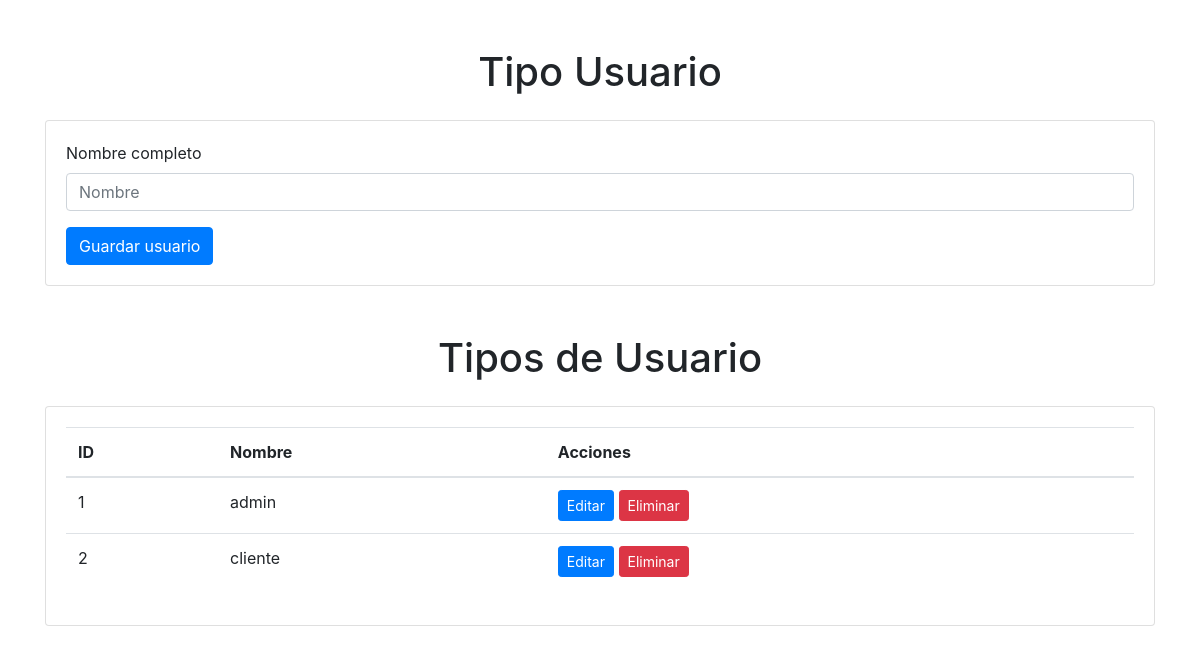
The page /administrar/mantenedorTipoUsuario/ on the database as committed earlier.
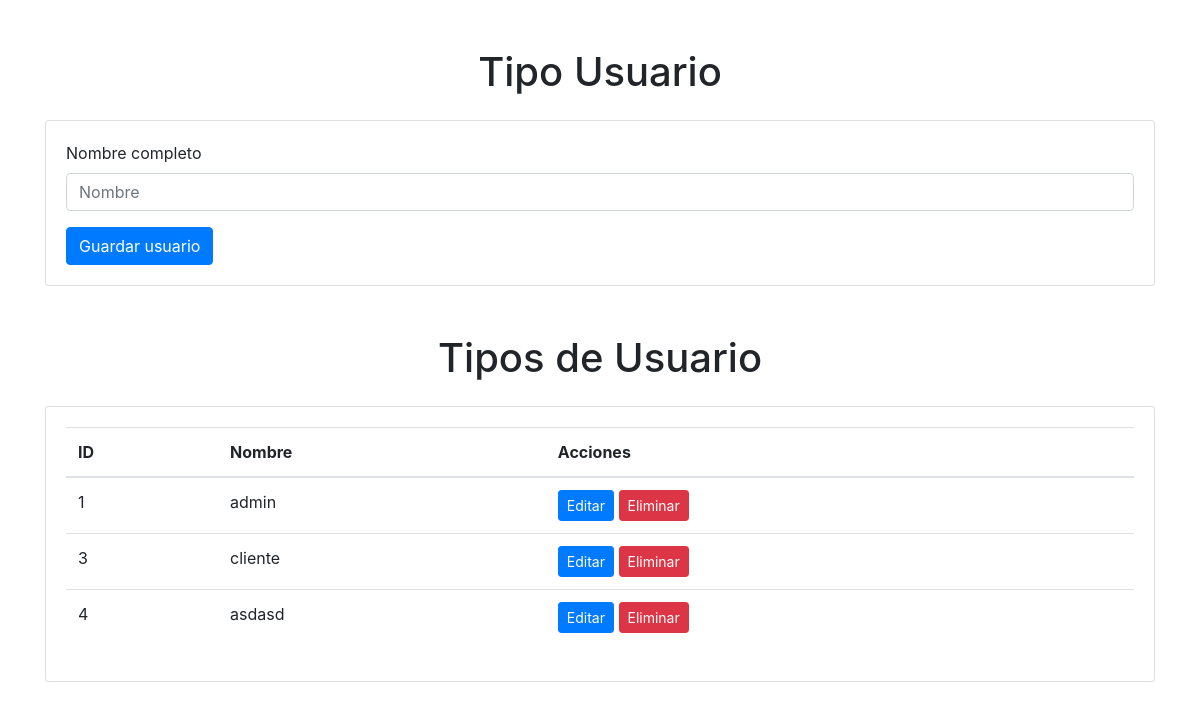
The same page on the database as committed later.
### aplicacion/models.py (models this page shows, shortened)
class TipoUsuario(models.Model):
    IdTipoUsuario = models.AutoField(primary_key=True)
    nombre = models.CharField(max_length=255)

### aplicacion/views.py (the view)
# urls.py: path('administrar/mantenedorTipoUsuario/', views.mantenedorTipoUsuario, name='mantenedorTipoUsuario'),
def mantenedorTipoUsuario(request):
    tipos_usuarios = TipoUsuario.objects.all()  # Obtiene todos los objetos de TipoUsuario
    return render(request, 'aplicacion/tipousuario.html', {'tipos_usuarios': tipos_usuarios})

### aplicacion/templates/aplicacion/tipousuario.html (shortened to what this page needs)
{% load static %}
<!DOCTYPE html>
<html lang="es">
<head>
    <link rel="stylesheet" href="{% static 'css/style.css' %}">
    <link rel="stylesheet" href="https://stackpath.bootstrapcdn.com/bootstrap/4.5.2/css/bootstrap.min.css">
</head>
<body>
    <div class="container mt-5">
        <h1 class="text-center">Tipo Usuario</h1>
        <div class="card mt-4">
            <div class="card-body">
                <form>
                    <div class="form-group">
                        <label for="nombre">Nombre completo</label>
                        <input type="text" class="form-control" id="nombre" placeholder="Nombre">
                    </div>
                    <button type="button" class="btn btn-primary" onclick="agregarTipoUsuario();">Guardar usuario</button>
                </form>
            </div>
        </div>
    </div>
<div class="container mt-5">
    <h1 class="text-center">Tipos de Usuario</h1>
    <div class="card mt-4">
        <div class="card-body">
            <table class="table">
                <thead>
                    <tr>
                        <th>ID</th>
                        <th>Nombre</th>
                        <th>Acciones</th>
                    </tr>
                </thead>
                <tbody>
                    {% for tipo_usuario in tipos_usuarios %}
                    <tr>
                        <td>{{ tipo_usuario.IdTipoUsuario }}</td>
                        <td>{{ tipo_usuario.nombre }}</td>
                        <td>
                            <a href="{% url 'editar_tipo_usuario' tipo_usuario.IdTipoUsuario %}" class="btn btn-sm btn-primary">Editar</a>
                            <a href="{% url 'eliminar_tipo_usuario' tipo_usuario.IdTipoUsuario %}" class="btn btn-sm btn-danger">Eliminar</a>
                        </td>
                    </tr>
                    {% endfor %}
                </tbody>
            </table>
        </div>
    </div>
</div>
</body>
</html>

Rows that differ between the two databases and show on the page:
removed TipoUsuario: IdTipoUsuario "2", nombre "cliente"
added TipoUsuario: IdTipoUsuario "3", nombre "cliente"
added TipoUsuario: IdTipoUsuario "4", nombre "asdasd"
